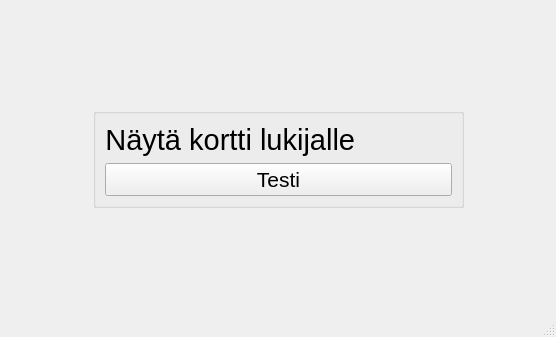
<?xml version="1.0" encoding="UTF-8"?>
<ui version="4.0">
 <class>MainWindow</class>
 <widget class="QMainWindow" name="MainWindow">
  <property name="geometry">
   <rect>
    <x>0</x>
    <y>0</y>
    <width>556</width>
    <height>337</height>
   </rect>
  </property>
  <property name="windowTitle">
   <string>MainWindow</string>
  </property>
  <property name="styleSheet">
   <string notr="true"/>
  </property>
  <widget class="QWidget" name="centralwidget">
   <layout class="QGridLayout" name="gridLayout_2">
    <item row="1" column="2">
     <spacer name="horizontalSpacer_2">
      <property name="orientation">
       <enum>Qt::Horizontal</enum>
      </property>
      <property name="sizeHint" stdset="0">
       <size>
        <width>40</width>
        <height>20</height>
       </size>
      </property>
     </spacer>
    </item>
    <item row="1" column="0">
     <spacer name="horizontalSpacer">
      <property name="orientation">
       <enum>Qt::Horizontal</enum>
      </property>
      <property name="sizeHint" stdset="0">
       <size>
        <width>40</width>
        <height>20</height>
       </size>
      </property>
     </spacer>
    </item>
    <item row="0" column="1">
     <spacer name="verticalSpacer_2">
      <property name="orientation">
       <enum>Qt::Vertical</enum>
      </property>
      <property name="sizeHint" stdset="0">
       <size>
        <width>20</width>
        <height>40</height>
       </size>
      </property>
     </spacer>
    </item>
    <item row="1" column="1">
     <widget class="QGroupBox" name="groupBox">
      <property name="title">
       <string/>
      </property>
      <layout class="QGridLayout" name="gridLayout_3">
       <item row="2" column="0">
        <widget class="QPushButton" name="pushButton_loggin">
         <property name="font">
          <font>
           <pointsize>16</pointsize>
          </font>
         </property>
         <property name="text">
          <string>Testi</string>
         </property>
        </widget>
       </item>
       <item row="0" column="0">
        <widget class="QLabel" name="label">
         <property name="font">
          <font>
           <pointsize>22</pointsize>
          </font>
         </property>
         <property name="text">
          <string>Näytä kortti lukijalle            </string>
         </property>
         <property name="alignment">
          <set>Qt::AlignCenter</set>
         </property>
        </widget>
       </item>
      </layout>
     </widget>
    </item>
    <item row="2" column="1">
     <spacer name="verticalSpacer">
      <property name="orientation">
       <enum>Qt::Vertical</enum>
      </property>
      <property name="sizeHint" stdset="0">
       <size>
        <width>20</width>
        <height>40</height>
       </size>
      </property>
     </spacer>
    </item>
   </layout>
  </widget>
  <widget class="QMenuBar" name="menubar">
   <property name="geometry">
    <rect>
     <x>0</x>
     <y>0</y>
     <width>556</width>
     <height>21</height>
    </rect>
   </property>
  </widget>
  <widget class="QStatusBar" name="statusbar"/>
 </widget>
 <resources/>
 <connections/>
</ui>
